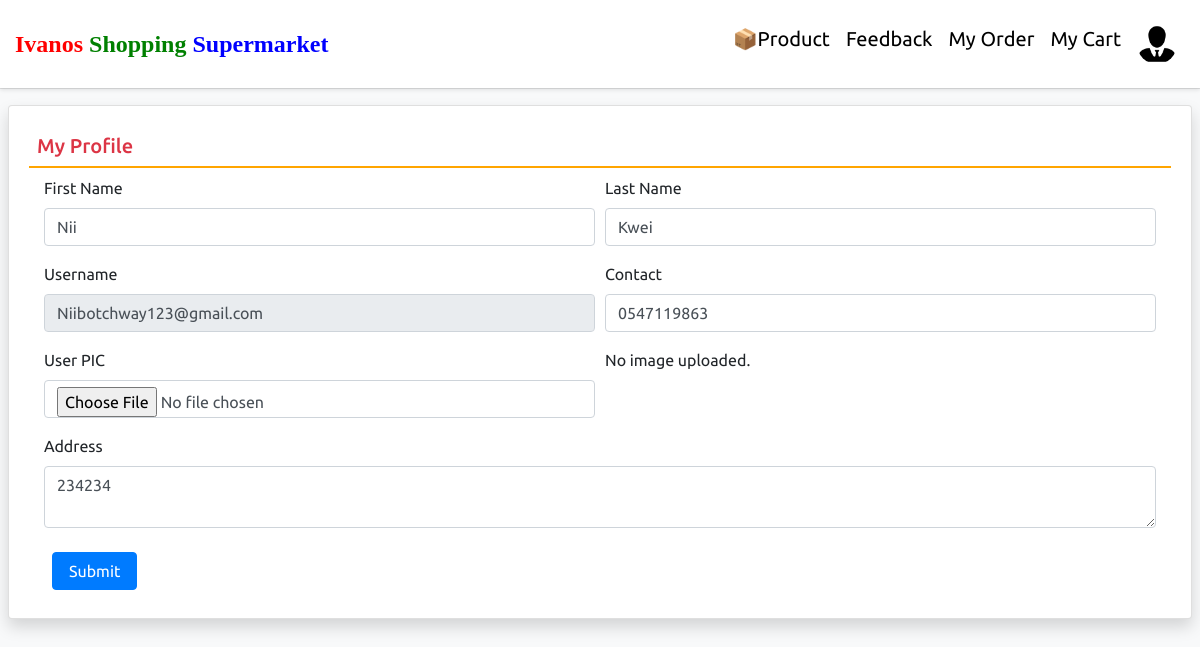
The app's page /profile/ (signed in) with its own data.
### groceryapp/models.py (models this page shows, shortened)
class UserProfile(models.Model):
    user = models.ForeignKey (User, on_delete=models.CASCADE, null=True, blank=True)
    mobile = models.CharField(max_length=100, null=True, blank=True)
    address = models.TextField(null=True, blank=True)
    image = models.FileField(null=True, blank=True)

### groceryapp/views.py (the view, shortened to what this page needs)
# urls.py: path('profile/', profile, name="profile"),
@login_required
def profile(request):
    data, created = UserProfile.objects.get_or_create(user=request.user)
    return render(request, 'profile.html', {'data': data})

### groceryapp/templates/profile.html (shortened to what this page needs)
{% extends 'userbase.html' %}
{% load static %}
{% block content %}
<div class="card shadow m-2">
    <div class="card-body">
        <h5 class="p-2 text-danger" style="border-bottom: 2px solid orange;">My Profile</h5>
<div class="container-fluid">
<form method="POST"  enctype="multipart/form-data">
    <div class="form-row">
        <div class="col-sm-6">
            <div class="form-group">
                <label>First Name</label>
                <input type="text" name="fname" placeholder="Enter First Name"  class="form-control"  pattern="[A-Za-z]+" value="{{data.user.first_name}}">
            </div>
        </div>
        <div class="col-sm-6">
            <div class="form-group">
                <label>Last Name</label>
                <input type="text" name="lname" placeholder="Enter Last Name"  class="form-control" pattern="[A-Za-z]+" value="{{data.user.last_name}}">
            </div>
        </div>
        <div class="col-sm-6">
            <div class="form-group">
                <label>Username</label>
                <input type="email" name="email" readonly placeholder="Email Address" required class="form-control" value="{{data.user.username}}">
            </div>
        </div>
        <div class="col-sm-6">
            <div class="form-group">
                <label>Contact</label>
               <input type="text" name="mobile" placeholder="Contact Number"  required pattern="^\+?\d{10,15}$" title="Enter a valid contact number (digits only, may start with +)" required class="form-control" value="{{data.mobile}}">
            </div>
        </div>
        <div class="col-sm-6">
            <div class="form-group">
                <label>User PIC</label>
                <input type="file" name="image" class="form-control">
            </div>
        </div>
        <div class="col-sm-6">
            <div class="form-group">
                {% if data.image %}
    <img src="{{ data.image.url }}" width="100" height="100">
{% else %}
    <p>No image uploaded.</p>
{% endif %}
            </div>
        </div>
        <div class="col-sm-12">
            <div class="form-group">
                <label>Address</label>
                <textarea name="address" class="form-control" placeholder="Full Address">{{data.address}}</textarea>
            </div>
        </div>
    </div>
    <input type="submit" value="Submit" class="m-2 px-3 btn btn-primary">
</form>
</div>
</div>
</div>
{% endblock %}

### groceryapp/static/css/mystyle.css (style rules this page uses)
html { scroll-behavior:smooth; }
body { background: #f8f9fa; }

### groceryapp/templates/userbase.html (style rules this page uses)
body { font-family: 'Ubuntu', sans-serif; background-color: #f8f9fa; }

### records on screen
UserProfile: fname "Nii", lname "Kwei", email "Niibotchway123@gmail.com", mobile "0547119863", address "234234"
